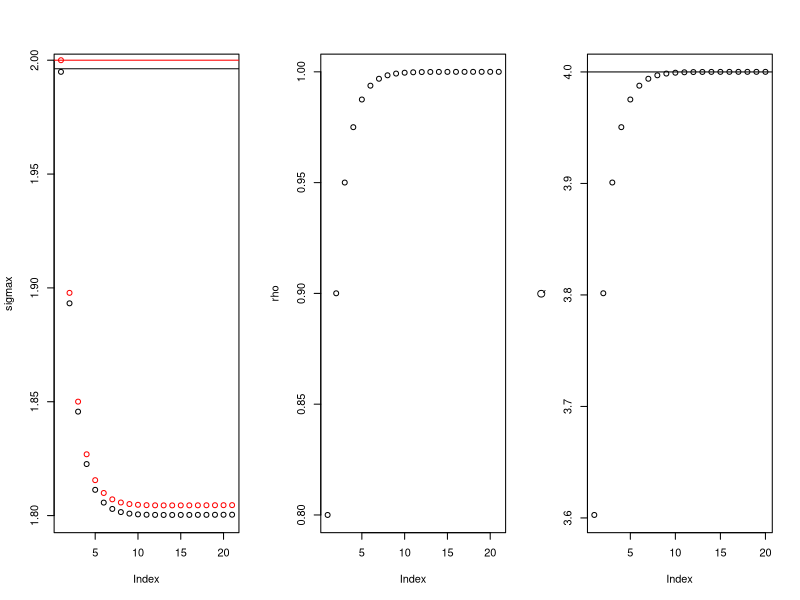

Generate this figure with R:
# sigma2 = 0.000
# steps = 50

# sigmax2 = c()
# sigmay2 = c()
# cov = c()

# c=1 
# C = 4
# rho = -1
# ratio= (-1+sqrt(-1+C+rho^2))/rho
# sigmax2[1] = 1*c
# sigmay2[1] = (ratio*sqrt(sigmax2))^2
# sigmay2[1] = 1*c

# cov[1] = rho*sqrt(sigmax2*sigmay2)


# # # song learned from father, preference genetic:
# for(t in 2:steps){
	# rho = cov[t-1]/sqrt(sigmax2[t-1]*sigmay2[t-1])
	# sigmax2[t] = sigmax2[t-1]*(sigma2*(sigma2+sigmax2[t-1])+sigmay2[t-1]*sigmax2[t-1])/(sigma2+sigmax2[t-1])^2
	# sigmay2[t] = 1/2*sigmay2[t-1]*(1+cov[t-1]/(sigma2+sigmax2[t-1]))+1/4*cov[t-1]^2/(sigma2+sigmax2[t-1])^2*(sigmay2[t-1]-sigma2-sigmax2[t-1])
	# cov[t] = 1/2*cov[t-1]*(sigma2*(sigma2+sigmax2[t-1])+sigmay2[t-1]*sigmax2[t-1])/(sigma2+sigmax2[t-1])^2+1/2*sigmax2[t-1]*sigmay2[t-1]/(sigma2+sigmax2[t-1])
# }

# rho = cov/sqrt(sigmax2*sigmay2)
# R = sqrt(sigmay2/sigmax2)
# F = sqrt(rho^2*(R^2-1)+2*(rho*R+1))

# par(mfrow=c(1,3));
# plot(sigmax2,ylim=c(0,3));
# points(sigmay2,col='red');
# plot(rho)
# # plot(rho,R,t='o')
# plot(F)


# r = c(sqrt(sigmay2[1]/sigmax2[1]),exp(diff(log(sqrt(sigmay2)))))
# rho = cov/sqrt(sigmax2*sigmay2)
# P = matrix(0,nrow=steps)
# P[1] = rho[1]*sqrt(sigmay2[1]/sigmax2[1])
# P[2:steps] = 1/2^(1:(steps-1))*(P[1]-1)+1

# # # #song learned obliquely, preference genetic
# # # sigmay2 = c()
# # # cov = c()

# # # sigmax2 = 0.5
# # # sigmay2[1] = 2
# # # rho = 0.5
# # # cov[1] = rho*sqrt(sigmax2*sigmay2)

# # # for(t in 2:steps){
	# # # sigmay2[t] = 1/2*sigmay2[t-1]*(1+cov[t-1]/(sigma2+sigmax2))+1/4*cov[t-1]^2/(sigma2+sigmax2)^2*(sigmay2[t-1]-sigma2-sigmax2)
	# # # cov[t] = 1/2*cov[t-1]*(sigma2*(sigma2+sigmax2)+sigmay2[t-1]*sigmax2)/(sigma2+sigmax2)^2+1/2*sigmax2*sigmay2[t-1]/(sigma2+sigmax2)
# # # }

# song genetic, preference genetic

# # # sigma = 0.2899
# # sigmay = 0.5

# # poss = polyroot(c(-2*sigma^4,2*sigmay*sigma^2,-5*sigma^2+sigmay^2,2*sigmay,-3))
# # # sigmax = Re(poss[intersect(which(Re(poss)>0),which(abs(Im(poss))<1e-14))])
# # sigmax = poss 
# # Q = (sigma^2*(sigma^2+sigmax^2)+sigmay^2*sigmax^2)/(sigma^2+sigmax^2)^2+2*sigmax*sigmay/(sigma^2+sigmax^2)+1
# # print(sigmax)
# # print(Re(poss[intersect(which(Re(poss)>0),which(abs(Im(poss))<1e-14))]))
# # print(Q)
# # v=seq(0,sigmay+0.2,by=0.01);plot(v,(sigma^2*(sigma^2+v^2)+sigmay^2*v^2)/(sigma^2+v^2)^2+2*v*sigmay/(sigma^2+v^2)+1,t='l');abline(h=4);abline(v=Re(poss[intersect(which(Re(poss)>0),which(abs(Im(poss))<1e-14))]),col='red')

# # # rho fixed at 1
# # sigma = 0.5
# # sigmay = 2
# # poss = polyroot(c(-2*sigma^4,2*sigmay*sigma^2,-5*sigma^2+sigmay^2,2*sigmay,-3))
# # solved = Re(poss[intersect(which(Re(poss)>0),which(abs(Im(poss))<1e-14))])
# # sigmax = solved[1]-0.01
# # Q = c()

# # for(t in 1:10){
	# # Q = c(Q,(sigma^2*(sigma^2+sigmax[t]^2)+sigmay[t]^2*sigmax[t]^2)/(sigma^2+sigmax[t]^2)^2+2*sigmax[t]*sigmay[t]/(sigma^2+sigmax[t]^2)+1)
	# # sigmay = c(sigmay,sqrt(Q[t])/2*sigmay[t])
	# # sigmax = c(sigmax,sqrt(Q[t])/2*sigmax[t])
# # }
# # par(mfrow=c(1,2))
# # plot(sigmax);points(sigmay,col='red');abline(h=solved);abline(h=sigmay[1],col='red')
# # plot(Q);abline(h=4)

# rho = 1
# sigmaxvals = seq(0,5,by=0.05)
# sigmayvals = seq(0,5,by=0.05)
# g =expand.grid(x=sigmaxvals,y=sigmayvals)
# Q = with(g,(sigma^2*(sigma^2+x^2)+x^2*y^2)/(sigma^2+x^2)^2+2*rho*x*y/(sigma^2+x^2)+1)
# pdf('/Users/eleanorbrush/Documents/research/song_learning_evolution/Q_contour.pdf',width=3.4,height=3.4)
# contour(xvals,yvals,matrix(Q,nrow=length(xvals)),levels=seq(3,5,length.out=3),xlab='Sigmax2',ylab='Sigmay2')
# # abline(0,1,col='red')
# abline(h=sigmay[1],col='red')
# abline(v=solved,col='red')
# dev.off()

# rho evolves
sigma = 0.1
sigmay = 2
poss = polyroot(c(-2*sigma^4,2*sigmay*sigma^2,-5*sigma^2+sigmay^2,2*sigmay,-3))
solved = Re(poss[intersect(which(Re(poss)>0),which(abs(Im(poss))<1e-14))])
sigmax = solved[2]-0.00135
Q = c()
rho = 0.8
cov = rho*sigmax*sigmay

for(t in 1:20){
	Q = c(Q,(sigma^2*(sigma^2+sigmax[t]^2)+sigmay[t]^2*sigmax[t]^2)/(sigma^2+sigmax[t]^2)^2+2*rho[t]*sigmax[t]*sigmay[t]/(sigma^2+sigmax[t]^2)+1)
	sigmay = c(sigmay,sqrt(Q[t]/4*sigmay[t]^2+(1-rho[t]^2)/4*sigmax[t]^2*sigmay[t]^2*(sigma^2+sigmax[t]^2-sigmay[t]^2)/(sigma^2+sigmax[t]^2)^2))
	sigmax = c(sigmax,sqrt(Q[t]/4*sigmax[t]^2))
	cov = c(cov,Q[t]/4*cov[t]+(1-rho[t]^2)/4*sigmax[t]^2*sigmay[t]^2/(sigma^2+sigmax[t]^2))
	rho = c(rho,cov[t+1]/sigmax[t+1]/sigmay[t+1])
}
par(mfrow=c(1,3))
plot(sigmax);points(sigmay,col='red');abline(h=solved);abline(h=sigmay[1],col='red')
plot(rho)
plot(Q);abline(h=4)